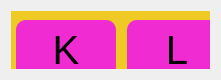
   <widget class="QWidget" name="horizontalLayoutWidget_49">
    <property name="geometry">
     <rect>
      <x>340</x>
      <y>400</y>
      <width>221</width>
      <height>80</height>
     </rect>
    </property>
    <layout class="QHBoxLayout" name="horizontalLayout_111">
     <item>
      <widget class="QFrame" name="caixa_letras_56">
       <property name="styleSheet">
        <string notr="true">background-color: rgb(239, 201, 36);</string>
       </property>
       <property name="frameShape">
        <enum>QFrame::StyledPanel</enum>
       </property>
       <property name="frameShadow">
        <enum>QFrame::Raised</enum>
       </property>
       <widget class="QWidget" name="horizontalLayoutWidget_54">
        <property name="geometry">
         <rect>
          <x>0</x>
          <y>-1</y>
          <width>221</width>
          <height>81</height>
         </rect>
        </property>
        <layout class="QHBoxLayout" name="horizontalLayout_112">
         <item>
          <widget class="QPushButton" name="botao_k">
           <property name="maximumSize">
            <size>
             <width>100</width>
             <height>60</height>
            </size>
           </property>
           <property name="font">
            <font>
             <pointsize>30</pointsize>
            </font>
           </property>
           <property name="styleSheet">
            <string notr="true">QPushButton#botao_k {
    background-color: rgb(240, 43, 209);  /*roxo: rgb(240, 43, 209);*/
}

QPushButton#botao_k:pressed {
   background-color: rgb(170, 0, 255)  /* Cor de fundo quando o botão é pressionado */
}

QPushButton#botao_k{
	border-radius: 10px;
}</string>
           </property>
           <property name="text">
            <string>K</string>
           </property>
          </widget>
         </item>
         <item>
          <widget class="QPushButton" name="botao_l">
           <property name="maximumSize">
            <size>
             <width>100</width>
             <height>60</height>
            </size>
           </property>
           <property name="font">
            <font>
             <pointsize>30</pointsize>
            </font>
           </property>
           <property name="styleSheet">
            <string notr="true">QPushButton#botao_l {
    background-color: rgb(240, 43, 209);  /*roxo: rgb(240, 43, 209);*/
}

QPushButton#botao_l:pressed {
   background-color: rgb(170, 0, 255)  /* Cor de fundo quando o botão é pressionado */
}

QPushButton#botao_l{
	border-radius: 10px;
}</string>
           </property>
           <property name="text">
            <string>L</string>
           </property>
          </widget>
         </item>
        </layout>
       </widget>
      </widget>
     </item>
    </layout>
   </widget>
